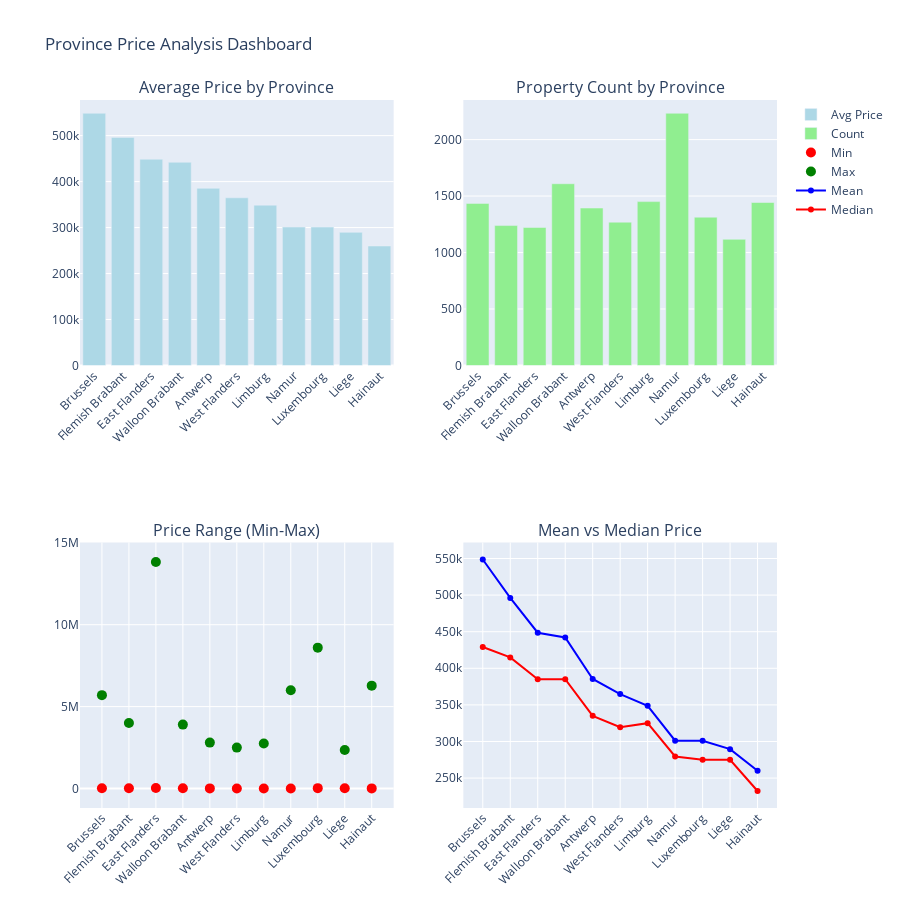

The cell this chart's notebook holds for it:
### Code cell
from plotly.subplots import make_subplots

print("="*70)
print("📊 DASHBOARD: Comprehensive Province Analysis")
print("="*70)

df_plot = df[df['Price'].notna() & df['province'].notna()].copy()

# Calculate statistics
stats = df_plot.groupby('province').agg({
    'Price': ['mean', 'median', 'count', 'min', 'max']
}).round(0)

stats.columns = ['Mean', 'Median', 'Count', 'Min', 'Max']
stats = stats.reset_index().sort_values('Mean', ascending=False)

# Create subplots
fig = make_subplots(
    rows=2, cols=2,
    subplot_titles=(
        'Average Price by Province',
        'Property Count by Province',
        'Price Range (Min-Max)',
        'Mean vs Median Price'
    ),
    specs=[[{'type': 'bar'}, {'type': 'bar'}],
           [{'type': 'scatter'}, {'type': 'scatter'}]]
)

# 1. Average Price
fig.add_trace(
    go.Bar(x=stats['province'], y=stats['Mean'], name='Avg Price', marker_color='lightblue'),
    row=1, col=1
)

# 2. Property Count
fig.add_trace(
    go.Bar(x=stats['province'], y=stats['Count'], name='Count', marker_color='lightgreen'),
    row=1, col=2
)

# 3. Price Range
fig.add_trace(
    go.Scatter(x=stats['province'], y=stats['Min'], mode='markers', 
               name='Min', marker=dict(size=10, color='red')),
    row=2, col=1
)
fig.add_trace(
    go.Scatter(x=stats['province'], y=stats['Max'], mode='markers', 
               name='Max', marker=dict(size=10, color='green')),
    row=2, col=1
)

# 4. Mean vs Median
fig.add_trace(
    go.Scatter(x=stats['province'], y=stats['Mean'], mode='lines+markers',
               name='Mean', line=dict(color='blue')),
    row=2, col=2
)
fig.add_trace(
    go.Scatter(x=stats['province'], y=stats['Median'], mode='lines+markers',
               name='Median', line=dict(color='red')),
    row=2, col=2
)

# Update layout
fig.update_layout(
    height=900,
    showlegend=True,
    title_text="Province Price Analysis Dashboard"
)

# Rotate x-axis labels
fig.update_xaxes(tickangle=-45)

fig.show()

print(f"\n✓ Dashboard created with {len(stats)} provinces")

### Figure 1 — Plotly figure (JSON) as saved in the notebook; plotly's stock layout.template omitted (floating-point values rounded to 4 significant figures)
{"data": [{"marker": {"color": "lightblue"}, "name": "Avg Price", "type": "bar", "x": ["Brussels", "Flemish Brabant", "East Flanders", "Walloon Brabant", "Antwerp", "West Flanders", "Limburg", "Namur", "Luxembourg", "Liege", "Hainaut"], "xaxis": "x", "y": [548600.0, 496100.0, 448600.0, 442000.0, 385400.0, 364700.0, 348700.0, 301100.0, 301000.0, 289600.0, 259900.0], "yaxis": "y"}, {"marker": {"color": "lightgreen"}, "name": "Count", "type": "bar", "x": ["Brussels", "Flemish Brabant", "East Flanders", "Walloon Brabant", "Antwerp", "West Flanders", "Limburg", "Namur", "Luxembourg", "Liege", "Hainaut"], "xaxis": "x2", "y": [1435, 1239, 1222, 1609, 1394, 1269, 1451, 2233, 1313, 1117, 1443], "yaxis": "y2"}, {"marker": {"color": "red", "size": 10}, "mode": "markers", "name": "Min", "type": "scatter", "x": ["Brussels", "Flemish Brabant", "East Flanders", "Walloon Brabant", "Antwerp", "West Flanders", "Limburg", "Namur", "Luxembourg", "Liege", "Hainaut"], "xaxis": "x3", "y": [12500.0, 12920.0, 25000.0, 18000.0, 3900.0, 1.0, 1.0, 1667.0, 20000.0, 14000.0, 5694.0], "yaxis": "y3"}, {"marker": {"color": "green", "size": 10}, "mode": "markers", "name": "Max", "type": "scatter", "x": ["Brussels", "Flemish Brabant", "East Flanders", "Walloon Brabant", "Antwerp", "West Flanders", "Limburg", "Namur", "Luxembourg", "Liege", "Hainaut"], "xaxis": "x3", "y": [5700000.0, 3995000.0, 13830000.0, 3900000.0, 2800000.0, 2495000.0, 2750000.0, 6000000.0, 8600000.0, 2350000.0, 6279000.0], "yaxis": "y3"}, {"line": {"color": "blue"}, "mode": "lines+markers", "name": "Mean", "type": "scatter", "x": ["Brussels", "Flemish Brabant", "East Flanders", "Walloon Brabant", "Antwerp", "West Flanders", "Limburg", "Namur", "Luxembourg", "Liege", "Hainaut"], "xaxis": "x4", "y": [548600.0, 496100.0, 448600.0, 442000.0, 385400.0, 364700.0, 348700.0, 301100.0, 301000.0, 289600.0, 259900.0], "yaxis": "y4"}, {"line": {"color": "red"}, "mode": "lines+markers", "name": "Median", "type": "scatter", "x": ["Brussels", "Flemish Brabant", "East Flanders", "Walloon Brabant", "Antwerp", "West Flanders", "Limburg", "Namur", "Luxembourg", "Liege", "Hainaut"], "xaxis": "x4", "y": [429000.0, 414900.0, 385000.0, 385000.0, 335000.0, 319500.0, 325000.0, 279500.0, 275000.0, 275000.0, 232400.0], "yaxis": "y4"}], "layout": {"annotations": [{"font": {"size": 16}, "showarrow": false, "text": "Average Price by Province", "x": 0.225, "xanchor": "center", "xref": "paper", "y": 1, "yanchor": "bottom", "yref": "paper"}, {"font": {"size": 16}, "showarrow": false, "text": "Property Count by Province", "x": 0.775, "xanchor": "center", "xref": "paper", "y": 1, "yanchor": "bottom", "yref": "paper"}, {"font": {"size": 16}, "showarrow": false, "text": "Price Range (Min-Max)", "x": 0.225, "xanchor": "center", "xref": "paper", "y": 0.375, "yanchor": "bottom", "yref": "paper"}, {"font": {"size": 16}, "showarrow": false, "text": "Mean vs Median Price", "x": 0.775, "xanchor": "center", "xref": "paper", "y": 0.375, "yanchor": "bottom", "yref": "paper"}], "height": 900, "showlegend": true, "title": {"text": "Province Price Analysis Dashboard"}, "xaxis": {"anchor": "y", "domain": [0, 0.45], "tickangle": -45}, "xaxis2": {"anchor": "y2", "domain": [0.55, 1], "tickangle": -45}, "xaxis3": {"anchor": "y3", "domain": [0, 0.45], "tickangle": -45}, "xaxis4": {"anchor": "y4", "domain": [0.55, 1], "tickangle": -45}, "yaxis": {"anchor": "x", "domain": [0.625, 1]}, "yaxis2": {"anchor": "x2", "domain": [0.625, 1]}, "yaxis3": {"anchor": "x3", "domain": [0, 0.375]}, "yaxis4": {"anchor": "x4", "domain": [0, 0.375]}}}
